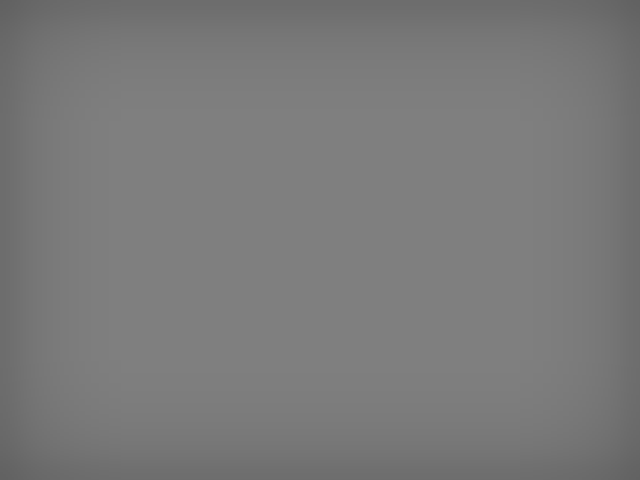
Frame 1 (no input)
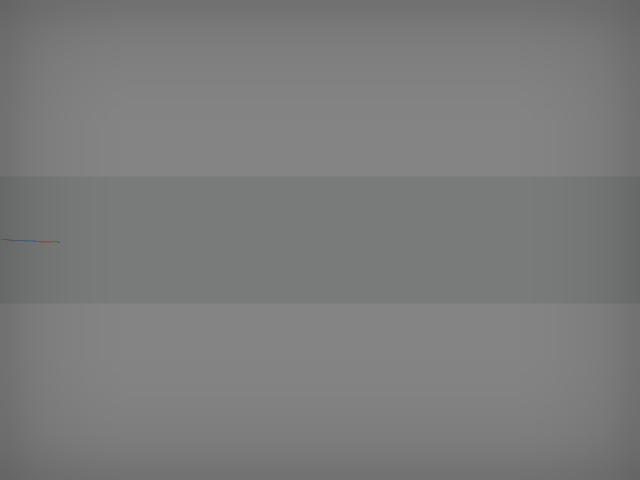
Frame 60 (the mouse pressed at the canvas centre just before this capture)
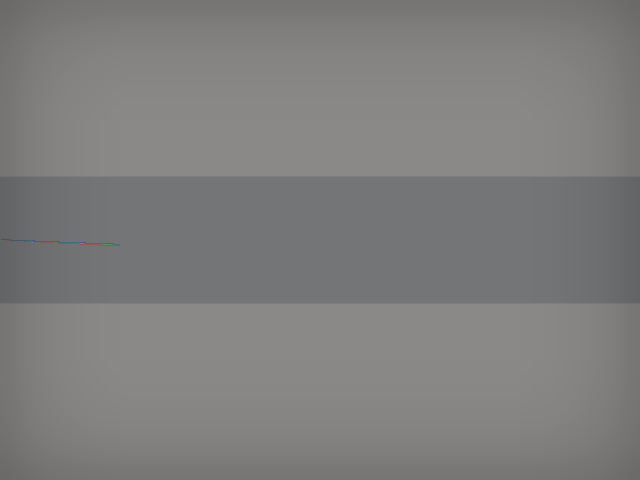
Frame 120 (the mouse held since frame 60 and released just before this capture)

The Processing sketch that drew these frames (run headless with seeded random() and noise(); from frame 60 on, the mouse is pressed at the canvas centre):

// Processing sketch: oscill
// ── oscill.pde
/*
Color study
Coded by Kof @ 
Tue May 28 09:02:03 CEST 2013



   ,dPYb,                  ,dPYb,
   IP'`Yb                  IP'`Yb
   I8  8I                  I8  8I
   I8  8bgg,               I8  8'
   I8 dP" "8    ,ggggg,    I8 dP
   I8d8bggP"   dP"  "Y8ggg I8dP
   I8P' "Yb,  i8'    ,8I   I8P
  ,d8    `Yb,,d8,   ,d8'  ,d8b,_
  88P      Y8P"Y8888P"    PI8"8888
                           I8 `8,
                           I8  `8,
                           I8   8I
                           I8   8I
                           I8, ,8'
                            "Y8P'
*/

float r,g,b;
ArrayList R,G,B;
PGraphics mask[];

void setup(){
  size(640,480);

  R = new ArrayList();
  G = new ArrayList();
  B = new ArrayList();

  smooth();
  rectMode(CENTER);

  mask = new PGraphics[1];

  mask[0] = createGraphics(width,height,JAVA2D);
  mask[0].beginDraw();
  mask[0].stroke(0,100);
  mask[0].noFill();
  mask[0].strokeWeight(40);
  mask[0].rect(0,0,width,height);
  mask[0].filter(BLUR,40);
  mask[0].endDraw();


}

void draw(){

  float speed = map(sin(frameCount/(PI*80.0)),-1,1,400000,900000);

  r = ((sin(frameCount*650.0/speed)) + 1.0) * 127;
  g = ((sin(frameCount*510.0/speed)) + 1.0) * 127;
  b = ((sin(frameCount*475.0/speed)) + 1.0) * 127;

  background(r,g,b);

  noStroke();
  fill(255-r,255-g,255-b);
  rect(width/2,height/2,width,127);


  R.add(r);
  G.add(g);
  B.add(b);

  if(R.size()>width){
    R.remove(0);
    G.remove(0);
    B.remove(0);
  }

  pushMatrix();
  float sc = 2.0;
  translate(0,height/2-64);

  for(int i = 1 ; i < R.size();i++){
    float rr1 = (Float)R.get(i-1)/sc;
    float gg1 = (Float)G.get(i-1)/sc;
    float bb1 = (Float)B.get(i-1)/sc;

    float rr2 = (Float)R.get(i)/sc;
    float gg2 = (Float)G.get(i)/sc;
    float bb2 = (Float)B.get(i)/sc;

    stroke(255,0,0,90);
    line(i,rr1,i,rr2);

    stroke(0,255,0,90);
    line(i,gg1,i,gg2);

    stroke(0,0,255,90);
    line(i,bb1,i,bb2);

  }
  popMatrix();


  image(mask[0],0,0);



}
